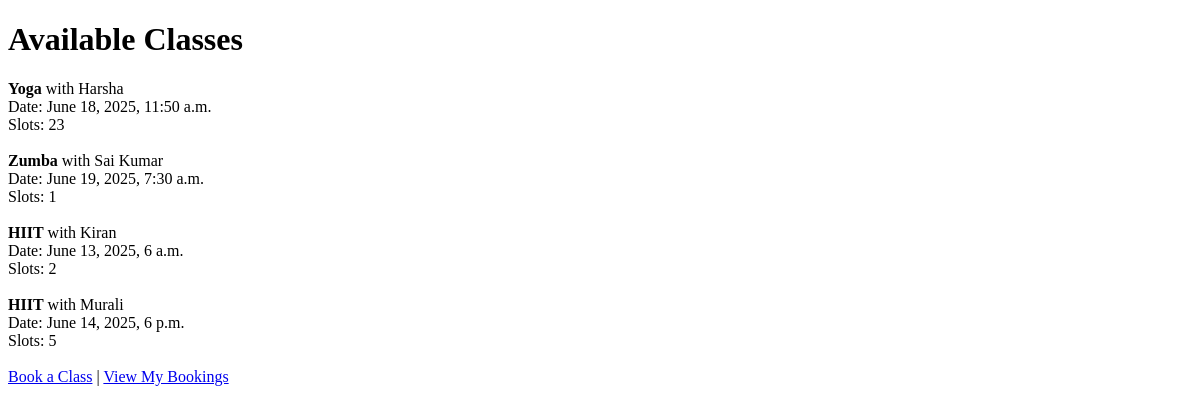
Before: / with the older database file.
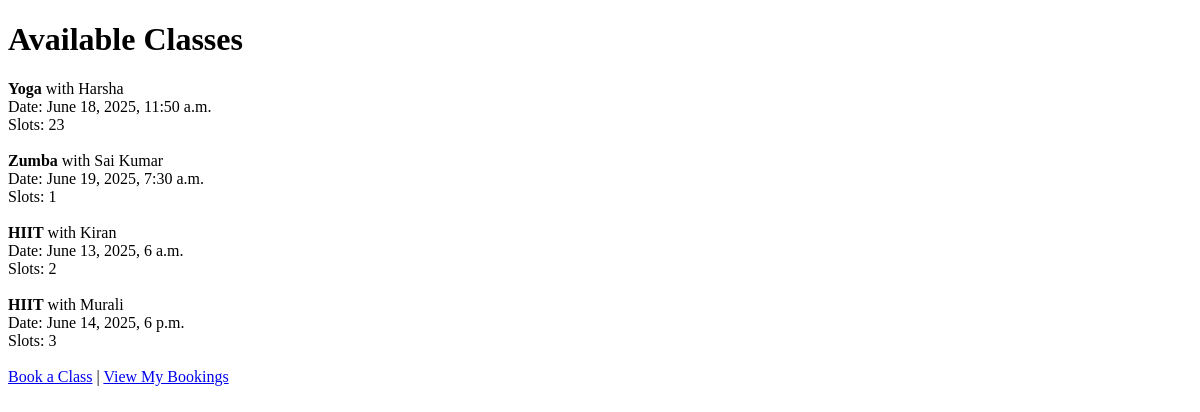
After: the same page with the newer database file.
### bookings/models.py (models this page shows, shortened)
class FitnessClass(models.Model):
    name = models.CharField(max_length=100)
    instructor = models.CharField(max_length=100)
    datetime = models.DateTimeField()
    available_slots = models.PositiveIntegerField()

### bookings/views.py (the view)
# urls.py: path('', views.index, name='home'),
def index(request):
    classes = FitnessClass.objects.all()
    return render(request, 'bookings/index.html', {'classes': classes})

### Templates/bookings/index.html
<!DOCTYPE html>
<html>
<head><title>Classes</title></head>
<body>
  <h1>Available Classes</h1>
  {% for cls in classes %}
    <div>
      <strong>{{ cls.name }}</strong> with {{ cls.instructor }} <br>
      Date: {{ cls.datetime }} <br>
      Slots: {{ cls.available_slots }} <br><br>
    </div>
  {% endfor %}
  <a href="{% url 'book' %}">Book a Class</a> |
  <a href="{% url 'view_bookings' %}">View My Bookings</a>
</body>
</html>

Changed rows visible on the page:
changed FitnessClass "Murali": available_slots "5" → "3"
